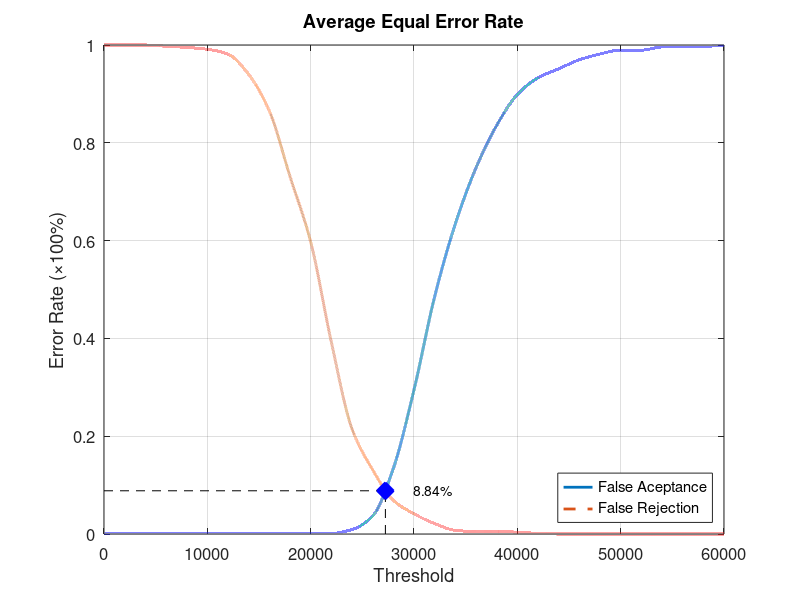
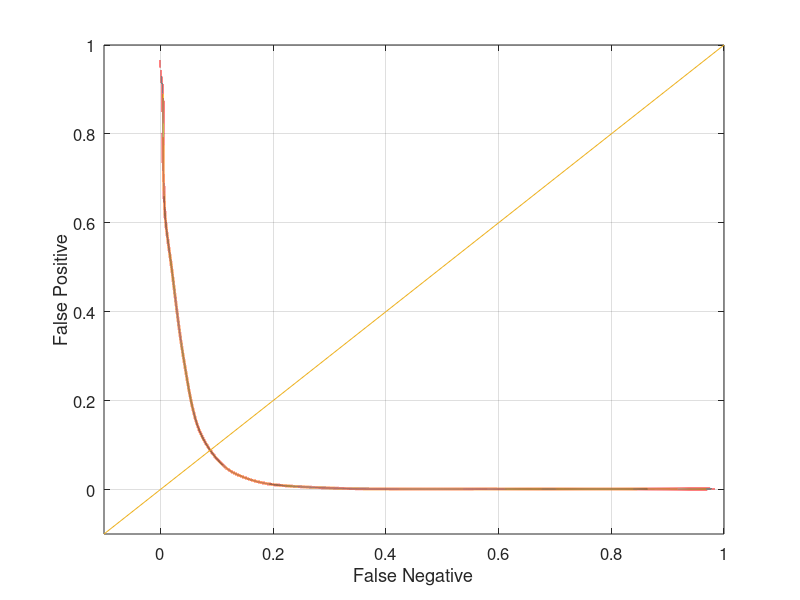

Write MATLAB code to recreate these figures, in order.
function yEER = Experiment4Average
close all;
clear;
clc;
x = 0:2000:60000;
xq = 0:0.5:60000;

y0 = [0 0.00131579 0.00131579 0.00131579 0.00131579 0.00131579 0.00131579 0.00131579 0.00131579 0.00131579 0.00131579 0.00131579 0.00921053 0.0368421 0.134211 0.294737 0.485526 0.634211 0.748684 0.835526 0.898684 0.932895 0.951316 0.969737 0.981579 0.989474 0.989474 0.996053 0.997368 0.997368 1];
yy0 = interp1(x, y0, xq, 'pchip');
y1 = [1 1 1 0.9975 0.995 0.99125 0.98125 0.94 0.865 0.73125 0.5975 0.3925 0.215 0.13125 0.06875 0.04125 0.02125 0.0075 0.005 0.005 0.00375 0.00125 0 0 0 0 0 0 0 0 0];
yy1 = interp1(x, y1, xq, 'pchip');

% Calculating EER: 
y2 = abs(y0 - y1);
find(y2 == min(y2))
yy2 = abs(yy0 - yy1);
xEER = find(yy2 == min(yy2));
xEERIndex = xq(xEER) % X-axis EER
yEER = yy0(xEER) % Y-axis EER

main = figure
plot(xq, yy0,'-','LineWidth', 2);	hold on
plot(xq, yy1,'--','LineWidth', 2);	hold on
plot([xEERIndex xEERIndex], [0 yEER], 'k--');	hold on
plot([0 xEERIndex], [yEER yEER], 'k--');	hold on
plot(xEERIndex, yEER, 'bx', 'LineWidth', 10);	hold on
text(xEERIndex + 10 * xEERIndex / 100, yEER, [num2str(round((10000 * yEER)) / 100) '%'])
legend('False Aceptance', 'False Rejection', 'Location', 'SouthEast')
xlabel('Threshold')
ylabel('Error Rate (\times100%)')
title('Average Equal Error Rate')
set(gca, 'FontSize', 12)
axis([0 60000 0 1])
grid on

print(main, 'Experiment4AverageMain', '-dpng');
FNRxFPR = figure('Color', [1 1 1]);
plot(yy1, yy0, '-', yy1, yy0, 'LineWidth', 2);
hold on
y = -0.1:0.1:1
plot(y, y); 
set(gca, 'FontSize', 12)
xlabel('False Negative')
ylabel('False Positive')
axis([-0.1 1 -0.1 1])
set(gca, 'FontSize', 12)
grid on

print(FNRxFPR, 'Experiment4AverageFNRxFPR','-dpng');
end
